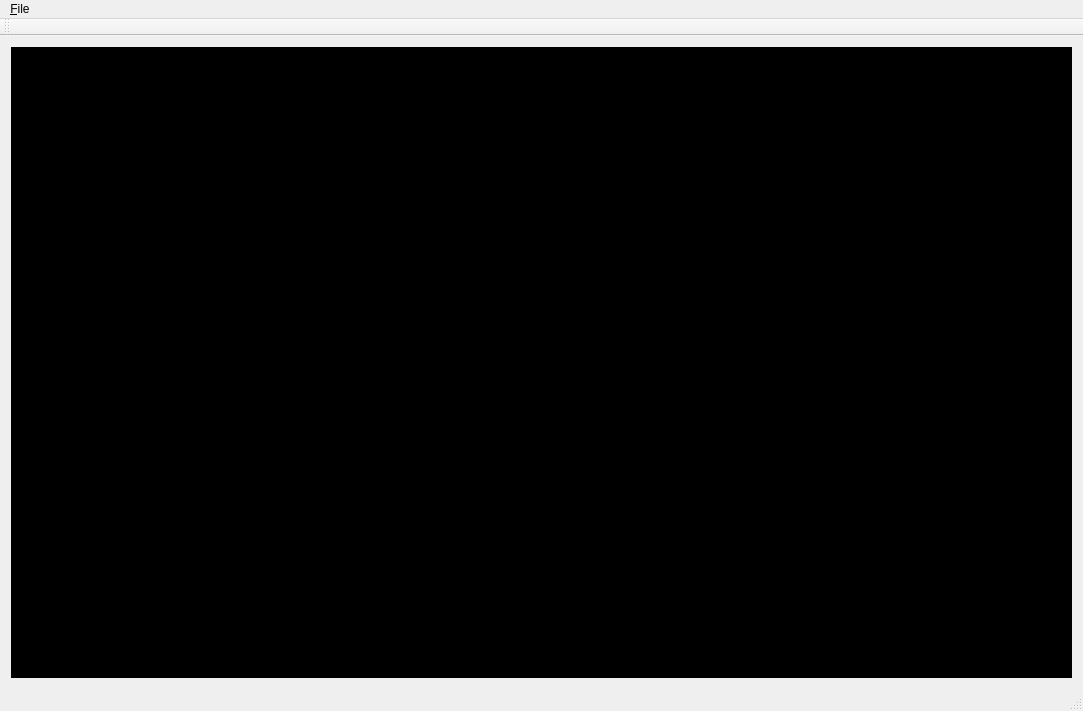
<?xml version="1.0" encoding="UTF-8"?>
<ui version="4.0">
 <class>QtRtspClientClass</class>
 <widget class="QMainWindow" name="QtRtspClientClass">
  <property name="geometry">
   <rect>
    <x>0</x>
    <y>0</y>
    <width>1083</width>
    <height>711</height>
   </rect>
  </property>
  <property name="windowTitle">
   <string>Rtsp播放器</string>
  </property>
  <widget class="QWidget" name="centralWidget">
   <layout class="QGridLayout" name="gridLayout">
    <item row="0" column="0">
     <widget class="QLabel" name="localVideoLabel">
      <property name="sizePolicy">
       <sizepolicy hsizetype="Expanding" vsizetype="Expanding">
        <horstretch>0</horstretch>
        <verstretch>0</verstretch>
       </sizepolicy>
      </property>
      <property name="styleSheet">
       <string notr="true">background-color: rgb(0, 0, 0);</string>
      </property>
      <property name="text">
       <string/>
      </property>
     </widget>
    </item>
   </layout>
  </widget>
  <widget class="QMenuBar" name="menuBar">
   <property name="geometry">
    <rect>
     <x>0</x>
     <y>0</y>
     <width>1083</width>
     <height>23</height>
    </rect>
   </property>
   <widget class="QMenu" name="menuFile">
    <property name="title">
     <string>&amp;File</string>
    </property>
    <addaction name="actionSetup"/>
    <addaction name="actionExit"/>
   </widget>
   <addaction name="menuFile"/>
  </widget>
  <widget class="QToolBar" name="mainToolBar">
   <attribute name="toolBarArea">
    <enum>TopToolBarArea</enum>
   </attribute>
   <attribute name="toolBarBreak">
    <bool>false</bool>
   </attribute>
  </widget>
  <widget class="QStatusBar" name="statusBar"/>
  <action name="actionSetup">
   <property name="text">
    <string>Setup</string>
   </property>
   <property name="shortcut">
    <string>Alt+S</string>
   </property>
  </action>
  <action name="actionExit">
   <property name="text">
    <string>E&amp;xit</string>
   </property>
   <property name="shortcut">
    <string>Alt+X</string>
   </property>
  </action>
 </widget>
 <layoutdefault spacing="6" margin="11"/>
 <resources>
  <include location="QtRtspClient.qrc"/>
 </resources>
 <connections>
  <connection>
   <sender>actionExit</sender>
   <signal>triggered()</signal>
   <receiver>QtRtspClientClass</receiver>
   <slot>close()</slot>
   <hints>
    <hint type="sourcelabel">
     <x>-1</x>
     <y>-1</y>
    </hint>
    <hint type="destinationlabel">
     <x>541</x>
     <y>355</y>
    </hint>
   </hints>
  </connection>
 </connections>
</ui>
